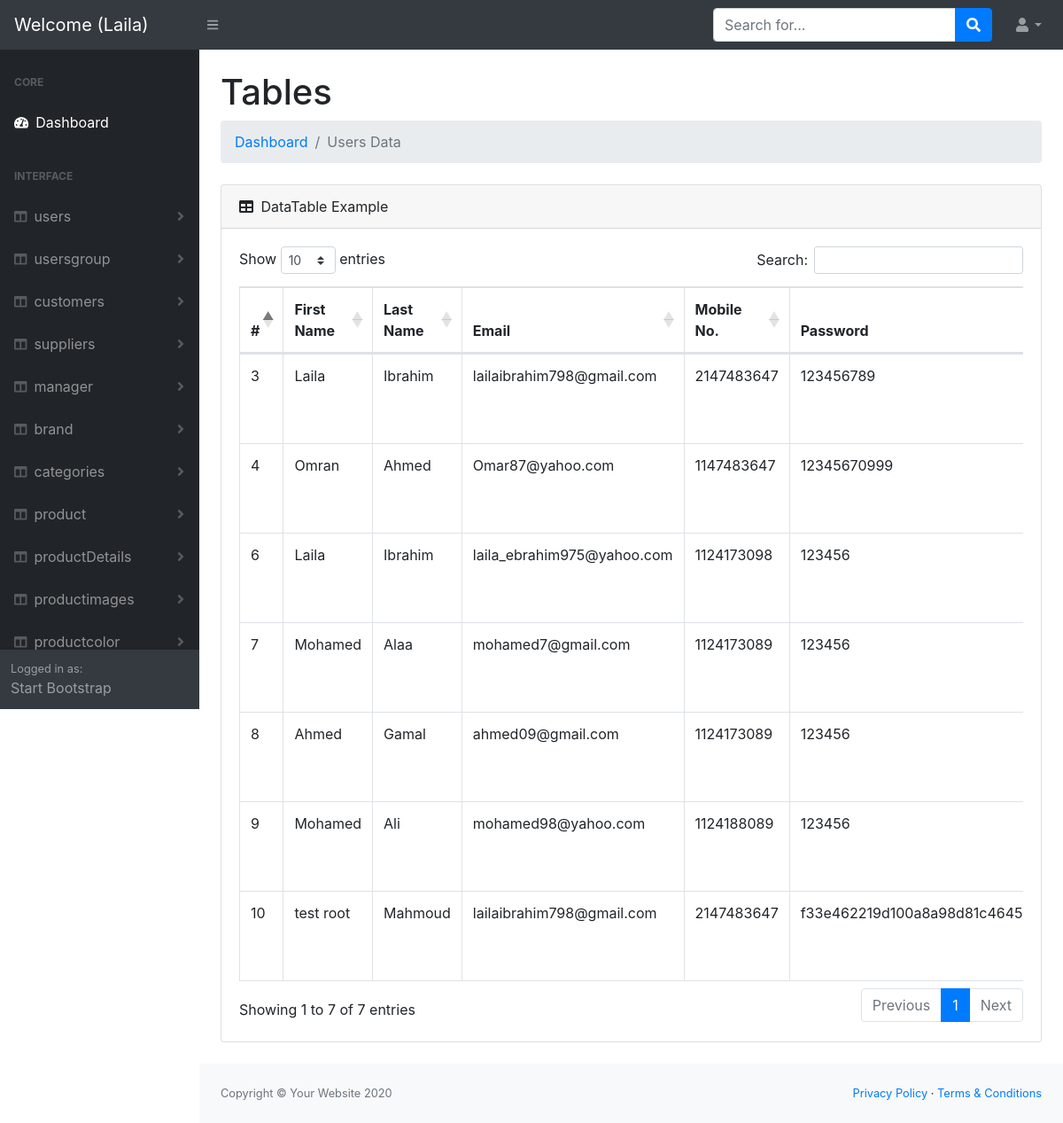
Page /Dashboard/admin/users/index.php (signed in) on the earlier database version.
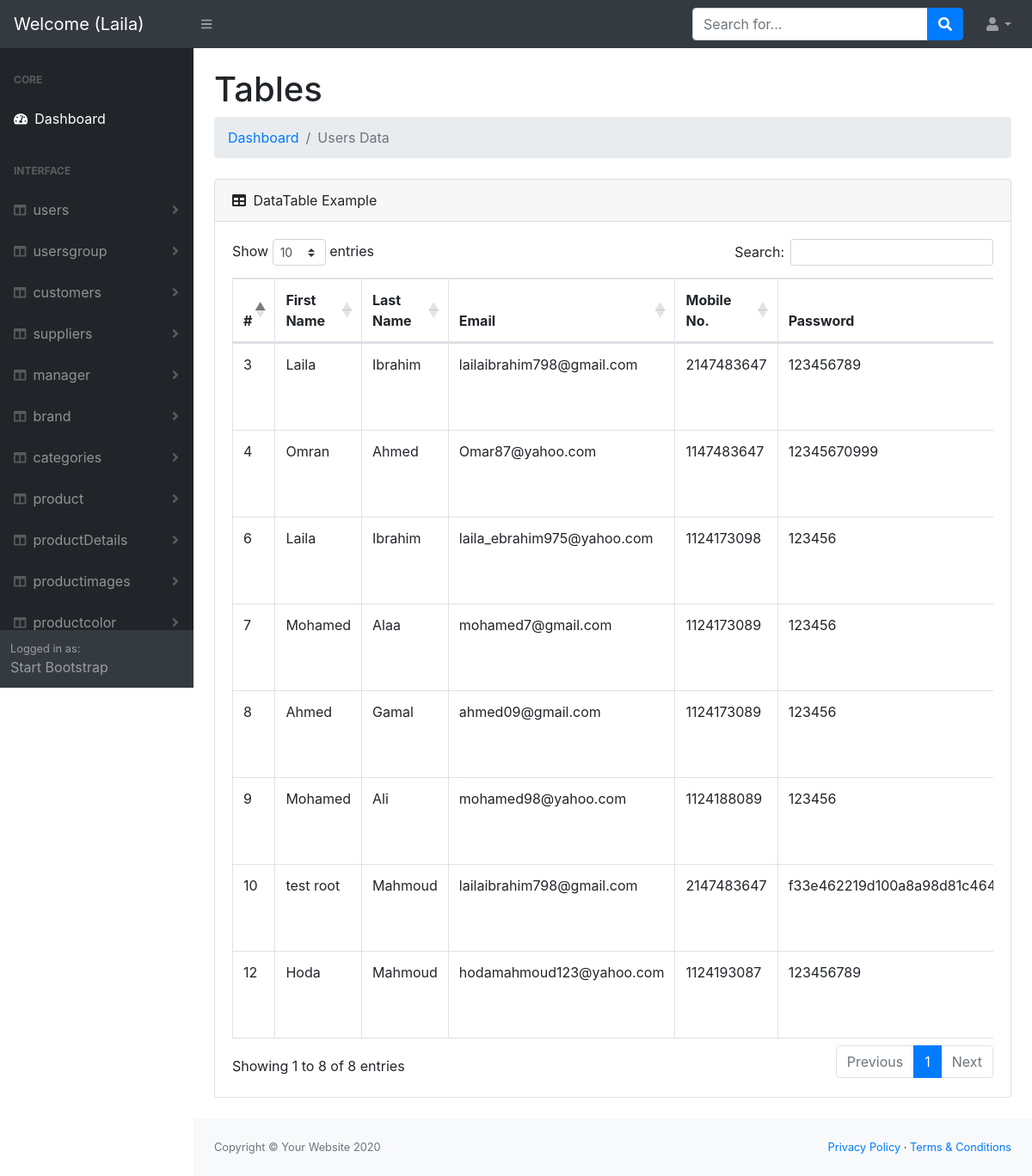
Same page on the later database version.
### tables this page shows
CREATE TABLE `users` (
  `id` int(11) NOT NULL,
  `firstName` varchar(50) NOT NULL,
  `lastName` varchar(50) NOT NULL,
  `email` varchar(250) NOT NULL,
  `mobileNo` int(11) NOT NULL,
  `password` text NOT NULL,
  `group_id` int(11) NOT NULL
);

### Dashboard/admin/users/index.php (the view, shortened to what this page needs)
<?php
include '../helpers/dbconnection.php';
  $sql = "SELECT users.* , usersgroup.Group from users join usersgroup on users.group_id = usersgroup.id";
  $op  = mysqli_query($conn,$sql);
include '../header.php';
?>
<body class="sb-nav-fixed">
   <?php
include '../nav.php';
?>
    <div id="layoutSidenav">
<?php
include '../sidNave.php';
?>
        <div id="layoutSidenav_content">
            <main>
               <div class="container-fluid">
                        <h1 class="mt-4">Tables</h1>
                        <ol class="breadcrumb mb-4">
                        <?php
                        if(isset($_SESSION['errors'])){
                           foreach($_SESSION['errors'] as $key =>  $data){
                            echo '* '.$key.' : '.$data.'<br>';
                           }
                             unset($_SESSION['errors']);
                         }else{
                    ?>
                            <li class="breadcrumb-item"><a href="index.html">Dashboard</a></li>
                            <li class="breadcrumb-item active">Users Data</li>
                    <?php } ?>
                        </ol>
                        <div class="card mb-4">
                            <div class="card-header">
                                <i class="fas fa-table mr-1"></i>
                                DataTable Example
                            </div>
                            <div class="card-body">
                                <div class="table-responsive">
                                    <table class="table table-bordered" id="dataTable" width="100%" cellspacing="0">
                                        <thead>
                                            <tr>
                                                <th>#</th>
                                                <th>First Name</th>
                                                <th>Last Name</th>
                                                <th>Email</th>
                                                <th>Mobile No.</th>
                                                <th>Password</th>
                                            </tr>
                                        </thead>
                                        <tbody>
                             <?php
                                while($data = mysqli_fetch_assoc($op)){
                             ?>
                                        <tr>
                                                <td><?php echo $data['id'];?></td>
                                                <td><?php echo $data['firstName'];?></td>
                                                <td><?php echo $data['lastName'];?></td>
                                                <td><?php echo $data['email'];?></td>
                                                <td><?php echo $data['mobileNo'];?></td>
                                                <td><?php echo $data['password'];?></td>
                                        </tr>
                            <?php } ?>
                                        </tbody>
                                    </table>
                                </div>
                            </div>
                        </div>
                    </div>
            </main>
 <?php
include '../footer.php';
 ?>

### Dashboard/admin/sidNave.php (shortened to what this page needs)
<div id="layoutSidenav_nav">
    <nav class="sb-sidenav accordion sb-sidenav-dark" id="sidenavAccordion">
        <div class="sb-sidenav-menu">
            <div class="nav">
                <div class="sb-sidenav-menu-heading">Core</div>
                <a class="nav-link" href="index.php">
                    <div class="sb-nav-link-icon"><i class="fas fa-tachometer-alt"></i></div>
                    Dashboard
                </a>
                <div class="sb-sidenav-menu-heading">Interface</div>
                <?php
                   $sidArray = ['users', 'usersgroup', 'customers', 'suppliers', 'manager', 'brand', 'categories', 'product', 'productDetails', 'productimages', 'productcolor', 'productReview', 'productSizes', 'addtocard', 'whishlist', 'orders', 'orderdetails', 'orderproducts', 'ordershipper', 'contact', 'savedorderforcustomer'];
                   foreach ($sidArray as $key => $data) {
                   ?>
                    <a class="nav-link collapsed" href="#" data-toggle="collapse" data-target="#collapseLayouts<?php echo $key; ?>" aria-expanded="false" aria-controls="collapseLayouts<?php echo $key; ?>">
                        <div class="sb-nav-link-icon"><i class="fas fa-columns"></i></div>
                        <?php echo $data; ?>
                        <div class="sb-sidenav-collapse-arrow"><i class="fas fa-angle-down"></i></div>
                    </a>
                <?php } ?>
            </div>
        </div>
        <div class="sb-sidenav-footer">
            <div class="small">Logged in as:</div>
            Start Bootstrap
        </div>
    </nav>
</div>

Differences in the rows shown:
added users: id "12", firstName "Hoda", lastName "Mahmoud", email "hodamahmoud123@yahoo.com", mobileNo "1124193087", password "123456789"
Other differences:
text written by a page script: "Show entries Search: Showing 1 to 7 of 7 entries Previous 1 Next" → "Show entries Search: Showing 1 to 8 of 8 entries Previous 1 Next"
